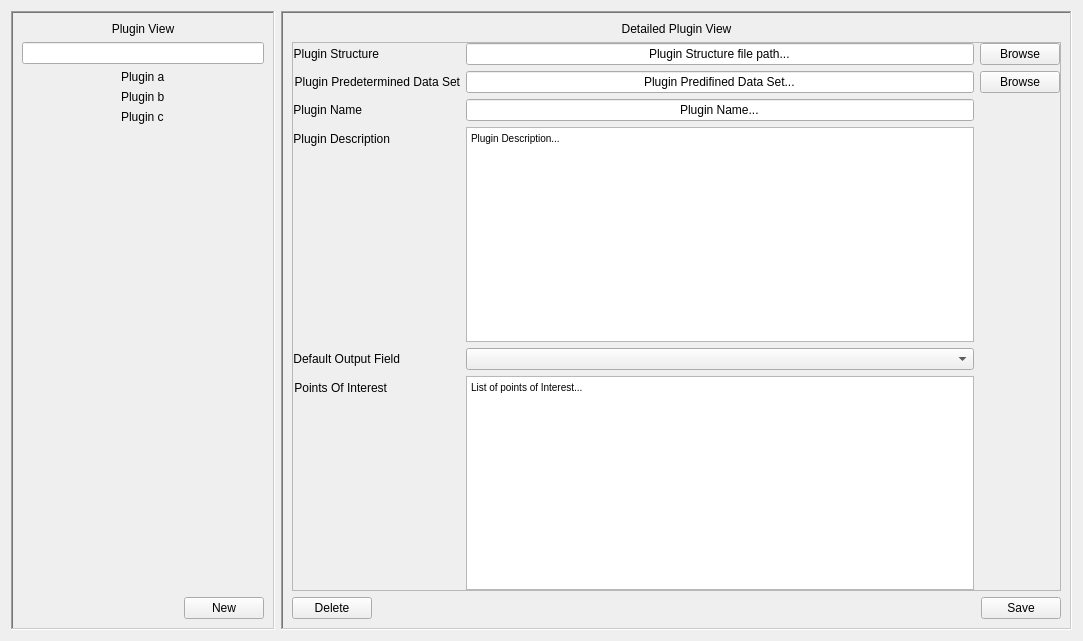
<?xml version="1.0" encoding="UTF-8"?>
<ui version="4.0">
 <class>tab_3</class>
 <widget class="QFrame" name="tab_3">
  <property name="geometry">
   <rect>
    <x>0</x>
    <y>0</y>
    <width>1083</width>
    <height>641</height>
   </rect>
  </property>
  <property name="windowTitle">
   <string>Frame</string>
  </property>
  <layout class="QHBoxLayout" name="horizontalLayout" stretch="1,3">
   <item>
    <widget class="QFrame" name="PluginView">
     <property name="frameShape">
      <enum>QFrame::WinPanel</enum>
     </property>
     <property name="frameShadow">
      <enum>QFrame::Sunken</enum>
     </property>
     <property name="lineWidth">
      <number>3</number>
     </property>
     <layout class="QVBoxLayout" name="verticalLayout_2">
      <item>
       <widget class="QLabel" name="LabelPluginView">
        <property name="text">
         <string>Plugin View</string>
        </property>
        <property name="alignment">
         <set>Qt::AlignHCenter|Qt::AlignTop</set>
        </property>
       </widget>
      </item>
      <item>
       <widget class="QLineEdit" name="PluginSearchBar"/>
      </item>
      <item>
       <layout class="QVBoxLayout" name="PluginList">
        <item alignment="Qt::AlignHCenter">
         <widget class="QLabel" name="PluginA">
          <property name="text">
           <string>Plugin a</string>
          </property>
         </widget>
        </item>
        <item alignment="Qt::AlignHCenter">
         <widget class="QLabel" name="PluginB">
          <property name="text">
           <string>Plugin b</string>
          </property>
         </widget>
        </item>
        <item alignment="Qt::AlignHCenter">
         <widget class="QLabel" name="PluginC">
          <property name="text">
           <string>Plugin c</string>
          </property>
         </widget>
        </item>
       </layout>
      </item>
      <item>
       <spacer name="SpacerPluginView">
        <property name="orientation">
         <enum>Qt::Vertical</enum>
        </property>
        <property name="sizeHint" stdset="0">
         <size>
          <width>20</width>
          <height>40</height>
         </size>
        </property>
       </spacer>
      </item>
      <item alignment="Qt::AlignRight">
       <widget class="QPushButton" name="ButtonPVnewPlugin">
        <property name="text">
         <string>New</string>
        </property>
       </widget>
      </item>
     </layout>
    </widget>
   </item>
   <item>
    <widget class="QFrame" name="DetailedPluginView">
     <property name="layoutDirection">
      <enum>Qt::LeftToRight</enum>
     </property>
     <property name="frameShape">
      <enum>QFrame::WinPanel</enum>
     </property>
     <property name="frameShadow">
      <enum>QFrame::Sunken</enum>
     </property>
     <property name="lineWidth">
      <number>3</number>
     </property>
     <layout class="QVBoxLayout" name="verticalLayout">
      <item>
       <widget class="QLabel" name="LabelDetailedPLuginView">
        <property name="text">
         <string>Detailed Plugin View</string>
        </property>
        <property name="textFormat">
         <enum>Qt::RichText</enum>
        </property>
        <property name="alignment">
         <set>Qt::AlignHCenter|Qt::AlignTop</set>
        </property>
       </widget>
      </item>
      <item>
       <widget class="QFrame" name="DPVContents">
        <property name="enabled">
         <bool>true</bool>
        </property>
        <property name="frameShape">
         <enum>QFrame::StyledPanel</enum>
        </property>
        <property name="frameShadow">
         <enum>QFrame::Raised</enum>
        </property>
        <layout class="QHBoxLayout" name="horizontalLayout_2">
         <property name="leftMargin">
          <number>0</number>
         </property>
         <property name="topMargin">
          <number>0</number>
         </property>
         <property name="rightMargin">
          <number>0</number>
         </property>
         <property name="bottomMargin">
          <number>0</number>
         </property>
         <item>
          <layout class="QFormLayout" name="DPVLeft">
           <item row="0" column="0">
            <widget class="QLabel" name="LabelDPVPluginStructure">
             <property name="text">
              <string>Plugin Structure</string>
             </property>
             <property name="alignment">
              <set>Qt::AlignRight|Qt::AlignTrailing|Qt::AlignVCenter</set>
             </property>
            </widget>
           </item>
           <item row="0" column="1">
            <widget class="QLineEdit" name="DPVPluginStructure">
             <property name="text">
              <string>Plugin Structure file path...</string>
             </property>
             <property name="alignment">
              <set>Qt::AlignCenter</set>
             </property>
            </widget>
           </item>
           <item row="1" column="0">
            <widget class="QLabel" name="LabelDPVPluginDataSet">
             <property name="text">
              <string>Plugin Predetermined Data Set</string>
             </property>
             <property name="alignment">
              <set>Qt::AlignRight|Qt::AlignTrailing|Qt::AlignVCenter</set>
             </property>
            </widget>
           </item>
           <item row="1" column="1">
            <widget class="QLineEdit" name="DPVPluginDataSet">
             <property name="text">
              <string>Plugin Predifined Data Set...</string>
             </property>
             <property name="alignment">
              <set>Qt::AlignCenter</set>
             </property>
            </widget>
           </item>
           <item row="2" column="0">
            <widget class="QLabel" name="LabelDPVPluginName">
             <property name="text">
              <string>Plugin Name</string>
             </property>
             <property name="alignment">
              <set>Qt::AlignRight|Qt::AlignTrailing|Qt::AlignVCenter</set>
             </property>
            </widget>
           </item>
           <item row="2" column="1">
            <widget class="QLineEdit" name="DPVPluginName">
             <property name="text">
              <string>Plugin Name...</string>
             </property>
             <property name="alignment">
              <set>Qt::AlignCenter</set>
             </property>
            </widget>
           </item>
           <item row="3" column="0">
            <widget class="QLabel" name="LabelDPVPLuginDescription">
             <property name="text">
              <string>Plugin Description</string>
             </property>
             <property name="alignment">
              <set>Qt::AlignRight|Qt::AlignTrailing|Qt::AlignVCenter</set>
             </property>
            </widget>
           </item>
           <item row="3" column="1">
            <widget class="QTextEdit" name="DPVPluginDescription">
             <property name="html">
              <string>&lt;!DOCTYPE HTML PUBLIC &quot;-//W3C//DTD HTML 4.0//EN&quot; &quot;http://www.w3.org/TR/REC-html40/strict.dtd&quot;&gt;
&lt;html&gt;&lt;head&gt;&lt;meta name=&quot;qrichtext&quot; content=&quot;1&quot; /&gt;&lt;style type=&quot;text/css&quot;&gt;
p, li { white-space: pre-wrap; }
&lt;/style&gt;&lt;/head&gt;&lt;body style=&quot; font-family:'MS Shell Dlg 2'; font-size:7.8pt; font-weight:400; font-style:normal;&quot;&gt;
&lt;p style=&quot; margin-top:0px; margin-bottom:0px; margin-left:0px; margin-right:0px; -qt-block-indent:0; text-indent:0px;&quot;&gt;Plugin Description...&lt;/p&gt;
&lt;p style=&quot;-qt-paragraph-type:empty; margin-top:0px; margin-bottom:0px; margin-left:0px; margin-right:0px; -qt-block-indent:0; text-indent:0px;&quot;&gt;&lt;br /&gt;&lt;/p&gt;&lt;/body&gt;&lt;/html&gt;</string>
             </property>
            </widget>
           </item>
           <item row="4" column="0">
            <widget class="QLabel" name="LabelDPVOutputField">
             <property name="text">
              <string>Default Output Field</string>
             </property>
             <property name="alignment">
              <set>Qt::AlignRight|Qt::AlignTrailing|Qt::AlignVCenter</set>
             </property>
            </widget>
           </item>
           <item row="4" column="1">
            <widget class="QComboBox" name="DPVDefaultOutputField">
             <property name="currentText">
              <string/>
             </property>
             <property name="currentIndex">
              <number>-1</number>
             </property>
             <property name="sizeAdjustPolicy">
              <enum>QComboBox::AdjustToContents</enum>
             </property>
            </widget>
           </item>
           <item row="5" column="0">
            <widget class="QLabel" name="LabelDPVPointOfInterest">
             <property name="text">
              <string>Points Of Interest</string>
             </property>
             <property name="alignment">
              <set>Qt::AlignRight|Qt::AlignTrailing|Qt::AlignVCenter</set>
             </property>
            </widget>
           </item>
           <item row="5" column="1">
            <widget class="QTextBrowser" name="DVPPointOfInterest">
             <property name="html">
              <string>&lt;!DOCTYPE HTML PUBLIC &quot;-//W3C//DTD HTML 4.0//EN&quot; &quot;http://www.w3.org/TR/REC-html40/strict.dtd&quot;&gt;
&lt;html&gt;&lt;head&gt;&lt;meta name=&quot;qrichtext&quot; content=&quot;1&quot; /&gt;&lt;style type=&quot;text/css&quot;&gt;
p, li { white-space: pre-wrap; }
&lt;/style&gt;&lt;/head&gt;&lt;body style=&quot; font-family:'MS Shell Dlg 2'; font-size:7.8pt; font-weight:400; font-style:normal;&quot;&gt;
&lt;p style=&quot; margin-top:0px; margin-bottom:0px; margin-left:0px; margin-right:0px; -qt-block-indent:0; text-indent:0px;&quot;&gt;List of points of Interest...&lt;/p&gt;&lt;/body&gt;&lt;/html&gt;</string>
             </property>
            </widget>
           </item>
          </layout>
         </item>
         <item>
          <layout class="QVBoxLayout" name="DPVRight">
           <property name="bottomMargin">
            <number>0</number>
           </property>
           <item alignment="Qt::AlignTop">
            <widget class="QPushButton" name="ButtonDPVPluginStructure">
             <property name="text">
              <string>Browse</string>
             </property>
            </widget>
           </item>
           <item>
            <widget class="QPushButton" name="ButtonDPVBDataset">
             <property name="text">
              <string>Browse</string>
             </property>
            </widget>
           </item>
           <item>
            <spacer name="SpacerDPVRight">
             <property name="orientation">
              <enum>Qt::Vertical</enum>
             </property>
             <property name="sizeHint" stdset="0">
              <size>
               <width>20</width>
               <height>40</height>
              </size>
             </property>
            </spacer>
           </item>
          </layout>
         </item>
        </layout>
       </widget>
      </item>
      <item>
       <layout class="QHBoxLayout" name="savingframe">
        <property name="spacing">
         <number>0</number>
        </property>
        <item>
         <widget class="QPushButton" name="ButtonDeletePlugin">
          <property name="text">
           <string>Delete</string>
          </property>
         </widget>
        </item>
        <item>
         <spacer name="SpacerCreatePlugin">
          <property name="orientation">
           <enum>Qt::Horizontal</enum>
          </property>
          <property name="sizeHint" stdset="0">
           <size>
            <width>40</width>
            <height>20</height>
           </size>
          </property>
         </spacer>
        </item>
        <item alignment="Qt::AlignLeft">
         <widget class="QPushButton" name="ButtonSavePlugin">
          <property name="text">
           <string>Save</string>
          </property>
         </widget>
        </item>
       </layout>
      </item>
     </layout>
    </widget>
   </item>
  </layout>
 </widget>
 <resources/>
 <connections/>
</ui>
